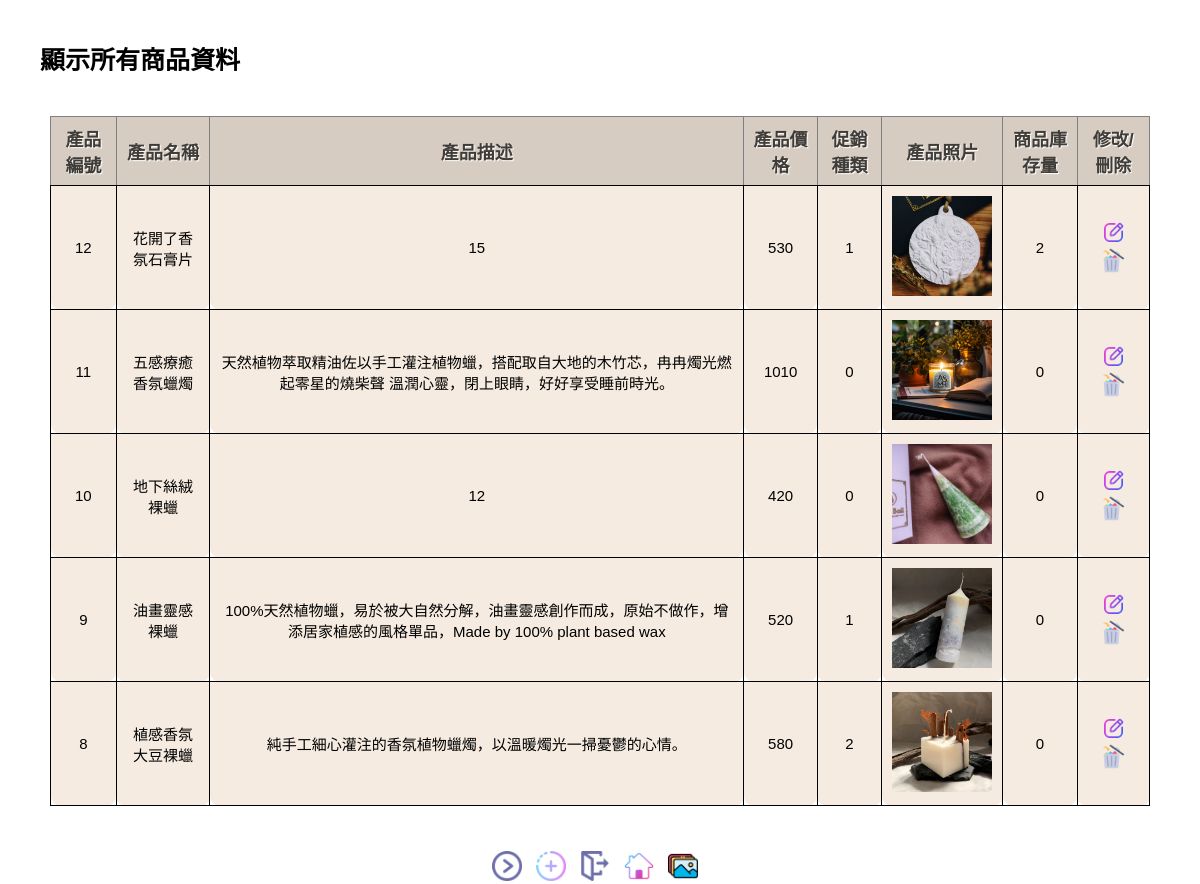
Page /adminmain/ on the committed database.
### myapp/models.py (models this page shows, shortened)
class Product(models.Model):
    product_id = models.AutoField(primary_key=True)
    product_name = models.CharField(max_length=12, null=False)
    product_description = models.CharField(max_length=50, null=True, blank=True)
    product_price = models.IntegerField(null=False)
    product_sale = models.IntegerField(null=True, default=0)
    product_image_link = models.CharField(max_length=255, default='assets/img/')
    product_storage = models.IntegerField(null=False, default=0)

### myapp/views.py (the view)
# urls.py: path('adminmain/', views.adminmain, name='adminmain'),
def adminmain(request, pageindex=None):  # 管理頁面
    global page1
    pagesize = 5
    products = Product.objects.all().order_by('-product_id')
    datasize = len(products)
    totpage = math.ceil(datasize / pagesize)
    if pageindex==None:
        page1 = 1
        products = Product.objects.all().order_by('-product_id')[:pagesize]
    elif pageindex=='1':
        start = (page1-2)*pagesize
        if start >= 0:
            products = Product.objects.all().order_by('-product_id')[start:(start+pagesize)]
            page1 -= 1
    elif pageindex=='2':
        start = page1*pagesize
        if start < datasize:
            products = Product.objects.all().order_by('-product_id')[start:(start+pagesize)]
            page1 += 1
    elif pageindex=='3':
        start = (page1-1)*pagesize
        products = Product.objects.all().order_by('-product_id')[start:(start+pagesize)]
    currentpage = page1
    return render(request, "adminmain.html", locals())

### templates/adminmain.html (shortened to what this page needs)
<!DOCTYPE html>
<html>
<head>
  {% load static %}
  <link rel="stylesheet" type="text/css" href="{% static 'css/adminstyle.css' %}">
</head>
<body>
  <h1>顯示所有商品資料</h1>
<div class="table-container">
  <table border="1" cellpadding="0" cellspacing="0">
    <th>產品編號</th>
    <th>產品名稱</th>
    <th>產品描述</th>
    <th>產品價格</th>
  	<th>促銷種類</th>
	  <th>產品照片</th>
    <th>商品庫存量</th>
    <th>修改/刪除</th>
	{% for product in products %}
			<tr class="alt">
			<td>{{ product.product_id }}</td>
			  <td>{{ product.product_name }}</td>
			  <td>{{ product.product_description }}</td>
			  <td>{{ product.product_price }}</td>
			  <td>{{ product.product_sale }}</td>
			  <td><img src="{% static product.product_image_link %}" alt="Product Image" width="100" height="100"></td>
        <td>{{ product.product_storage }}</td>
      <td>
				<a href="/product_edit/{{product.product_id}}/" title="編輯"> <img src="{% static "assets/images/note_edit.png" %}"  width="25" height="25" /></a>
				<a href="/product_delete/{{product.product_id}}/" title="刪除"><img src="{% static "assets/images/cross.png" %}" width="25" height="25" /></a>
			</td>
			</tr>
		{% empty %}
			<div class="status warning">
				<p><img src="{% static "assets/images/icon_warning.png" %}" alt="Warning" /><span>注意</span>目前商品列表沒有任何資料！</p>
			</div>
		{% endfor %}
  </table>
</div>
		<div class="topfunction">
		{% if currentpage < totpage %}
			<a href="/adminmain/2/" title="下一頁">
			<img src="{% static "assets/images/nextpage.png" %}"width="30" height="30" alt="下一頁"/></a>
		{% endif %}
      <a href="/product_add/" title="新增">
      <img src="{% static "assets/images/add_button.png" %}"width="30" height="30" alt="新增"/></a>
	  <a href="/product/" title="登出管理系統，返回商品頁">
	  <img src="{% static "assets/images/logout.png" %}" alt="返回商品頁" width="30" height="30" /></a>
	  <a href="/logout/" title="返回首頁">
      <img src="{% static "assets/images/product.png" %}"width="30" height="30" alt="返回首頁"/></a>
	  <a href="/albumindex/" title="相簿">
      <img src="{% static "assets/images/album.png" %}"width="30" height="30" alt="相簿"/></a>
		 </div>
</body>
</html>

### static/css/adminstyle.css (style rules this page uses)
html, body { font-family:"黑体", SimHei, sans-serif; font-size:15px; height: 100%; }
body { height: 100%; font-family: "黑体", SimHei, sans-serif; font-size: 15px; margin: 10px; padding: 10px; background:url(../assets/img/bg3-2.jpg); }
img { border: none; }
h1, h3, h4, h5 { font-family: "黑体", SimHei, sans-serif; font-size: 25px; padding: 10px; margin: 10px; }
table { border-collapse: collapse; width: 100%; margin-bottom: 1rem; border-radius: 0; }
th,td { padding: 8px; }
th { text-shadow: 1px 1px 1px #fff; font-size: 18px; background-color: #d6ccc2; background-repeat: repeat-x; background-position: top; color: #403d39; }
td { overflow: auto; border: 1px solid ; padding: 10px; margin-bottom: 20px; background: #f5ebe0; border-bottom-left-radius: 10px; border-bottom-right-radius: 10px; -moz-border-radius-bottomright: 10px; -moz-border-radius-bottomleft: 10px; }
table tr td a { text-decoration: none; font-weight: bold; color: #06F; }
.topfunction { height: 30px; margin-top: 12px; margin-right: auto; margin-left: auto; text-align: center; }
.topfunction img { margin-right: 10px; }
.table-container { font-family: "黑体", SimHei, sans-serif; margin: 20px; padding: 10px; }
table td { text-align: center; vertical-align: middle; }

### rows in the picture
Product: product_id "12", product_name "花開了香氛石膏片", product_description "15", product_price "530", product_sale "1", product_image_link (picture), product_storage "2"
Product: product_id "11", product_name "五感療癒香氛蠟燭", product_description "天然植物萃取精油佐以手工灌注植物蠟，搭配取自大地的木竹芯，冉冉燭光燃起零星的燒柴聲 溫潤心靈，閉上眼睛，好好享受睡前時光。", product_price "1010", product_sale "0", product_image_link (picture), product_storage "0"
Product: product_id "10", product_name "地下絲絨裸蠟", product_description "12", product_price "420", product_sale "0", product_image_link (picture), product_storage "0"
Product: product_id "9", product_name "油畫靈感裸蠟", product_description "100%天然植物蠟，易於被大自然分解，油畫靈感創作而成，原始不做作，增添居家植感的風格單品，Made by 100% plant based wax", product_price "520", product_sale "1", product_image_link (picture), product_storage "0"
Product: product_id "8", product_name "植感香氛大豆裸蠟", product_description "純手工細心灌注的香氛植物蠟燭，以溫暖燭光一掃憂鬱的心情。", product_price "580", product_sale "2", product_image_link (picture), product_storage "0"
